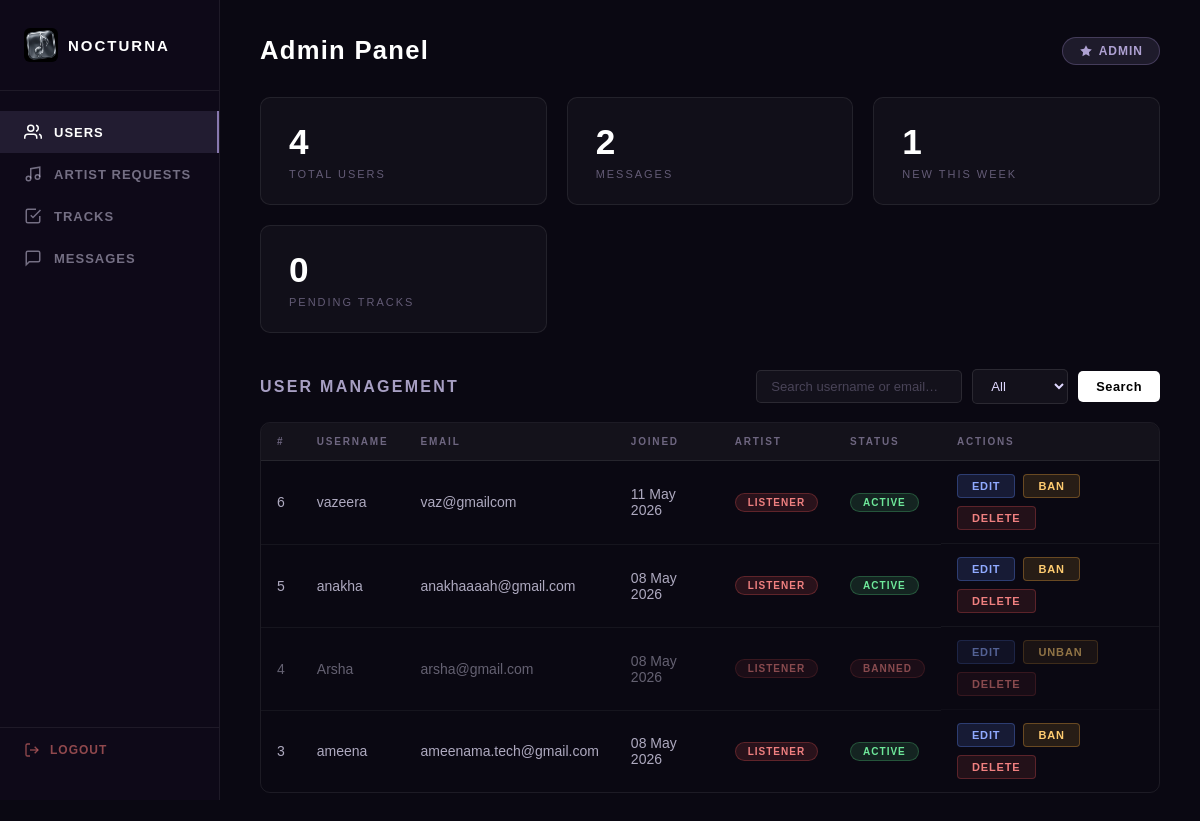
The app's page /admin (signed in) with its own data.
### app.py (models this page shows)
class User(db.Model):
    id = db.Column(db.Integer, primary_key=True)
    username = db.Column(db.String(150), nullable=False, unique=True)
    email = db.Column(db.String(200), nullable=True)
    password = db.Column(db.String(150), nullable=False)
    status = db.Column(db.String(20), default='active')
    theme = db.Column(db.String(20), default='dark')
    is_artist = db.Column(db.Integer, default=0)
    artist_requested = db.Column(db.Integer, default=0)
    artist_name = db.Column(db.String(200), nullable=True)
    instagram = db.Column(db.String(300), nullable=True)
    twitter = db.Column(db.String(300), nullable=True)
    spotify = db.Column(db.String(300), nullable=True)
    youtube = db.Column(db.String(300), nullable=True)
    soundcloud = db.Column(db.String(300), nullable=True)
    created_at = db.Column(db.DateTime, default=datetime.utcnow)

### app.py (the view)
@app.route('/admin')
def admin():
    if not admin_required():
        return redirect(url_for('home'))
    search = request.args.get('search', '')
    status_filter = request.args.get('status', 'all')
    query = User.query.filter(User.username != 'admin')
    if search:
        query = query.filter(
            (User.username.ilike(f'%{search}%')) |
            (User.email.ilike(f'%{search}%'))
        )
    if status_filter != 'all':
        query = query.filter_by(status=status_filter)
    users = query.order_by(User.created_at.desc()).all()
    messages = ContactMessage.query.order_by(ContactMessage.created_at.desc()).all()
    artist_requests = User.query.filter_by(artist_requested=1, is_artist=0).filter(User.username != 'admin').all()
    pending_tracks = Track.query.filter_by(approved=0).order_by(Track.created_at.desc()).all()
    approved_tracks = Track.query.filter_by(approved=1).order_by(Track.created_at.desc()).all()
    week_ago = datetime.utcnow() - timedelta(days=7)
    total_users = User.query.filter(User.username != 'admin').count()
    total_messages = ContactMessage.query.count()
    new_this_week = User.query.filter(User.created_at >= week_ago, User.username != 'admin').count()
    return render_template('admin.html',
        users=users, messages=messages,
        artist_requests=artist_requests,
        pending_tracks=pending_tracks,
        approved_tracks=approved_tracks,
        total_users=total_users, total_messages=total_messages,
        new_this_week=new_this_week,
        search=search, status_filter=status_filter
    )

### app.py (called while the page is built)
@app.after_request
def add_no_cache(response):
    response.headers['Cache-Control'] = 'no-store, no-cache, must-revalidate, max-age=0'
    response.headers['Pragma'] = 'no-cache'
    response.headers['Expires'] = '0'
    return response

def admin_required():
    return session.get('username') == 'admin'

### templates/admin.html (shortened to what this page needs)
<!DOCTYPE html>
<html>
<head>
    <link rel="stylesheet" href="{{ url_for('static', filename='admin.css') }}">
</head>
<body>
<div class="admin-container">
    <aside class="sidebar">
        <div class="sidebar-logo">
            <img src="{{ url_for('static', filename='logo.jpeg') }}" alt="Nocturna">
            <span>Nocturna</span>
        </div>
        <nav class="sidebar-nav">
            <a class="nav-item active" onclick="showSection('users', this)">
                <svg width="18" height="18" viewBox="0 0 24 24" fill="none" stroke="currentColor" stroke-width="2"><path d="M17 21v-2a4 4 0 0 0-4-4H5a4 4 0 0 0-4 4v2"/><circle cx="9" cy="7" r="4"/><path d="M23 21v-2a4 4 0 0 0-3-3.87"/><path d="M16 3.13a4 4 0 0 1 0 7.75"/></svg>
                Users
            </a>
            <a class="nav-item" onclick="showSection('artist-requests', this)">
                <svg width="18" height="18" viewBox="0 0 24 24" fill="none" stroke="currentColor" stroke-width="2"><path d="M9 18V5l12-2v13"/><circle cx="6" cy="18" r="3"/><circle cx="18" cy="16" r="3"/></svg>
                Artist Requests
            </a>
            <a class="nav-item" onclick="showSection('tracks', this)">
                <svg width="18" height="18" viewBox="0 0 24 24" fill="none" stroke="currentColor" stroke-width="2"><polyline points="9 11 12 14 22 4"/><path d="M21 12v7a2 2 0 0 1-2 2H5a2 2 0 0 1-2-2V5a2 2 0 0 1 2-2h11"/></svg>
                Tracks
            </a>
            <a class="nav-item" onclick="showSection('messages', this)">
                <svg width="18" height="18" viewBox="0 0 24 24" fill="none" stroke="currentColor" stroke-width="2"><path d="M21 15a2 2 0 0 1-2 2H7l-4 4V5a2 2 0 0 1 2-2h14a2 2 0 0 1 2 2z"/></svg>
                Messages
            </a>
        </nav>
        <a href="/logout" class="sidebar-logout">
            <svg width="16" height="16" viewBox="0 0 24 24" fill="none" stroke="currentColor" stroke-width="2"><path d="M9 21H5a2 2 0 0 1-2-2V5a2 2 0 0 1 2-2h4"/><polyline points="16 17 21 12 16 7"/><line x1="21" y1="12" x2="9" y2="12"/></svg>
            Logout
        </a>
    </aside>
    <main class="main">
        <div class="topbar">
            <h1 class="page-title">Admin Panel</h1>
            <div class="admin-badge">
                <svg width="14" height="14" viewBox="0 0 24 24" fill="currentColor"><path d="M12 2l3.09 6.26L22 9.27l-5 4.87 1.18 6.88L12 17.77l-6.18 3.25L7 14.14 2 9.27l6.91-1.01L12 2z"/></svg>
                {{ session['username'] }}
            </div>
        </div>
        <div class="stats-row">
            <div class="stat-card">
                <div class="stat-number">{{ total_users }}</div>
                <div class="stat-label">Total Users</div>
            </div>
            <div class="stat-card">
                <div class="stat-number">{{ total_messages }}</div>
                <div class="stat-label">Messages</div>
            </div>
            <div class="stat-card">
                <div class="stat-number">{{ new_this_week }}</div>
                <div class="stat-label">New This Week</div>
            </div>
            <div class="stat-card">
                <div class="stat-number">{{ pending_tracks|length }}</div>
                <div class="stat-label">Pending Tracks</div>
            </div>
        </div>
        <section id="section-users" class="section">
            <div class="section-header">
                <h2>User Management</h2>
                <form class="filter-form" method="get" action="/admin">
                    <input type="text" name="search" value="{{ search }}" placeholder="Search username or email…">
                    <select name="status" onchange="this.form.submit()">
                        <option value="all" {% if status_filter == 'all' %}selected{% endif %}>All</option>
                    </select>
                    <button type="submit">Search</button>
                </form>
            </div>
            <div class="table-wrap">
                <table>
                    <thead>
                        <tr>
                            <th>#</th><th>Username</th><th>Email</th><th>Joined</th><th>Artist</th><th>Status</th><th>Actions</th>
                        </tr>
                    </thead>
                    <tbody>
                        {% for user in users %}
                        <tr class="{{ 'banned-row' if user.status == 'banned' }}">
                            <td>{{ user.id }}</td>
                            <td>{{ user.username }}</td>
                            <td>{{ user.email or '—' }}</td>
                            <td>{{ user.created_at.strftime('%d %b %Y') if user.created_at else '—' }}</td>
                            <td>
                                <span class="badge {{ 'badge-active' if user.is_artist else 'badge-banned' }}">
                                    {{ 'Artist' if user.is_artist else 'Listener' }}
                                </span>
                            </td>
                            <td>
                                <span class="badge {{ 'badge-active' if user.status == 'active' else 'badge-banned' }}">
                                    {{ user.status.capitalize() }}
                                </span>
                            </td>
                            <td class="actions">
                                <a href="/admin/edit/{{ user.id }}" class="btn-edit">Edit</a>
                                <a href="/admin/ban/{{ user.id }}" class="btn-ban">{{ 'Unban' if user.status == 'banned' else 'Ban' }}</a>
                                <a href="/admin/delete/{{ user.id }}" class="btn-delete" onclick="return confirm('Delete {{ user.username }}?')">Delete</a>
                            </td>
                        </tr>
                        {% else %}
                        <tr><td colspan="7" class="empty">No users found.</td></tr>
                        {% endfor %}
                    </tbody>
                </table>
            </div>
        </section>
    </main>
</div>
</body>
</html>

### records on screen
User: id "6", username "vazeera", email "vaz@gmailcom", created_at "11 May 2026", is_artist "LISTENER", status "ACTIVE", status "BAN"
User: id "5", username "anakha", email "anakhaaaah@gmail.com", created_at "08 May 2026", is_artist "LISTENER", status "ACTIVE", status "BAN"
User: id "4", username "Arsha", email "arsha@gmail.com", created_at "08 May 2026", is_artist "LISTENER", status "BANNED", status "UNBAN"
User: id "3", username "ameena", email "ameenama.tech@gmail.com", created_at "08 May 2026", is_artist "LISTENER", status "ACTIVE", status "BAN"

### other values on screen
{{ session['username'] }} "ADMIN"
{{ total_users }} "4"
{{ total_messages }} "2"
{{ new_this_week }} "1"
{{ pending_tracks|length }} "0"
